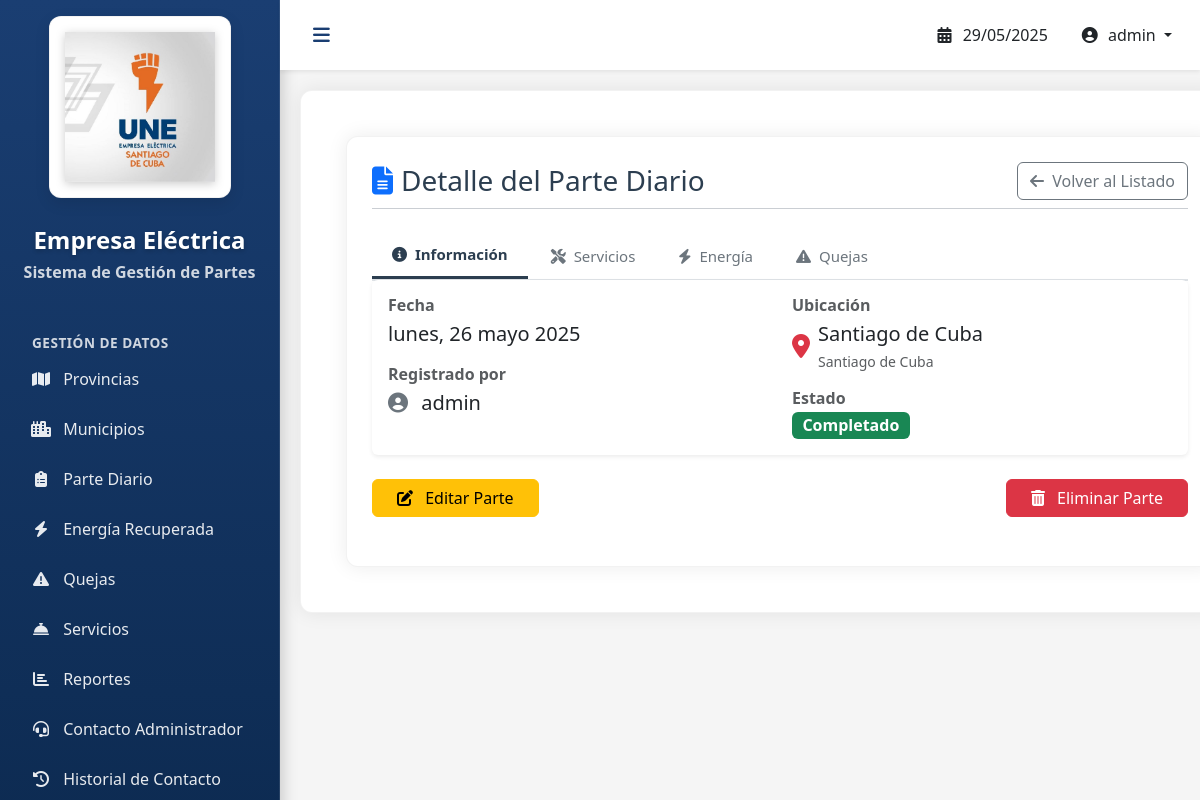
The app's page /parte/7/ (signed in) with its own data.
### ParteDiario/models.py (models this page shows, shortened)
class ParteDiario(models.Model):
    fecha = models.DateField(auto_now_add=True)
    usuario = models.ForeignKey(User, on_delete=models.CASCADE)
    municipio = models.ForeignKey(Municipio, on_delete=models.CASCADE)

class Municipio(models.Model):
    provincia = models.ForeignKey(Provincia, on_delete=models.CASCADE, null=True)
    nombre = models.CharField(max_length=50, unique=True)

class Provincia(models.Model):
    nombre = models.CharField(max_length=50, unique=True, null=True)

### ParteDiario/views.py (the view)
# urls.py: path('parte/<int:pk>/', ParteDiarioDetailView.as_view(), name='partediario-detail'),
class ParteDiarioDetailView(LoginRequiredMixin, DetailView):
    model = ParteDiario
    template_name = 'partediario/detail.html'
    context_object_name = 'parte'
    def get_context_data(self, **kwargs):
        context = super().get_context_data(**kwargs)
        parte = self.object
        context['servicios'] = ServicioRegistro.objects.filter(parte=parte)
        try:
            context['energia'] = EnergiaRecuperada.objects.get(parte=parte)
            context['energia'].diferencia = context['energia'].real_mwh - context['energia'].plan_mwh
        except EnergiaRecuperada.DoesNotExist:
            context['energia'] = None
        quejas = Queja.objects.filter(parte=parte)
        context['quejas'] = quejas
        if quejas.exists():
            context['total_quejas_recibidas'] = quejas.aggregate(Sum('recibidas'))['recibidas__sum']
            context['total_quejas_resueltas'] = quejas.aggregate(Sum('resueltas'))['resueltas__sum']
        else:
            context['total_quejas_recibidas'] = 0
            context['total_quejas_resueltas'] = 0
        return context

### templates/partediario/detail.html (shortened to what this page needs)
{% extends 'base.html' %}
{% block content %}
<div class="container-fluid">
    <div class="row mb-4">
        <div class="col-12">
            <div class="d-flex justify-content-between align-items-center">
                <h3 class="mb-0">
                    <i class="fas fa-file-alt me-2 text-primary"></i>Detalle del Parte Diario
                </h3>
                <div>
                    <a href="{% url 'partediario-list' %}" class="btn btn-outline-secondary">
                        <i class="fas fa-arrow-left me-1"></i> Volver al Listado
                    </a>
                </div>
            </div>
            <hr class="mt-2 mb-4">
            <div class="tabs">
                <div class="tab-header">
                    <button class="tab-btn active" onclick="openTab(event, 'tab-info')">
                        <i class="fas fa-info-circle me-1"></i> Información
                    </button>
                    <button class="tab-btn" onclick="openTab(event, 'tab-servicios')">
                        <i class="fas fa-tools me-1"></i> Servicios
                    </button>
                    <button class="tab-btn" onclick="openTab(event, 'tab-energia')">
                        <i class="fas fa-bolt me-1"></i> Energía
                    </button>
                    <button class="tab-btn" onclick="openTab(event, 'tab-quejas')">
                        <i class="fas fa-exclamation-triangle me-1"></i> Quejas
                    </button>
                </div>
                <div id="tab-info" class="tab-content active">
                    <div class="card shadow-sm">
                        <div class="card-body">
                            <div class="row">
                                <div class="col-md-6">
                                    <div class="info-item mb-3">
                                        <h6 class="text-muted mb-1">Fecha</h6>
                                        <p class="fs-5">{{ parte.fecha|date:"l, d F Y" }}</p>
                                    </div>
                                    <div class="info-item mb-3">
                                        <h6 class="text-muted mb-1">Registrado por</h6>
                                        <p class="fs-5">
                                            <i class="fas fa-user-circle me-2 text-secondary"></i>
                                            {{ parte.usuario.get_full_name|default:parte.usuario.username }}
                                        </p>
                                    </div>
                                </div>
                                <div class="col-md-6">
                                    <div class="info-item mb-3">
                                        <h6 class="text-muted mb-1">Ubicación</h6>
                                        <div class="d-flex align-items-center">
                                            <i class="fas fa-map-marker-alt me-2 text-danger fs-4"></i>
                                            <div>
                                                <p class="mb-0 fs-5">{{ parte.municipio.nombre }}</p>
                                                <small class="text-muted">{{ parte.municipio.provincia.nombre }}</small>
                                            </div>
                                        </div>
                                    </div>
                                    <div class="info-item">
                                        <h6 class="text-muted mb-1">Estado</h6>
                                        <span class="badge bg-success fs-6">Completado</span>
                                    </div>
                                </div>
                            </div>
                        </div>
                    </div>
                </div>
            </div>
            <div class="mt-4">
                <div class="d-flex justify-content-between">
                    <div>
                        <a href="{% url 'partediario-update' parte.pk %}" class="btn btn-warning px-4">
                            <i class="fas fa-edit me-2"></i> Editar Parte
                        </a>
                    </div>
                    <div>
                        <button class="btn btn-danger px-4" data-bs-toggle="modal" data-bs-target="#deleteParteModal">
                            <i class="fas fa-trash-alt me-2"></i> Eliminar Parte
                        </button>
                    </div>
                </div>
            </div>
        </div>
    </div>
</div>
{% endblock %}

### templates/base.html (shortened to what this page needs)
<!DOCTYPE html>
{% load static %}
<html lang="es">
<head>
    <link href="https://cdn.jsdelivr.net/npm/bootstrap@5.3.2/dist/css/bootstrap.min.css" rel="stylesheet">
    <link rel="stylesheet" href="https://cdnjs.cloudflare.com/ajax/libs/font-awesome/6.4.0/css/all.min.css">
</head>
<body>
    <div class="sidebar p-3" id="sidebar">
        <div class="d-flex flex-column align-items-center mb-4">
            <div class="logo-container">
                <a href="{% url 'dashboard' %}">
                    <img src="{% static 'img/logo.jpg' %}"
                         alt="Logo Empresa Eléctrica"
                         class="img-fluid"
                         style="max-height: 150px; filter: drop-shadow(0 2px 5px rgba(0,0,0,0.2));">
                </a>
            </div>
            <h4 class="text-center mt-2" style="color: white; text-shadow: 0 2px 4px rgba(0,0,0,0.2);">Empresa Eléctrica</h4>
            <h6 class="text-center" style="color: rgba(255,255,255,0.8);">Sistema de Gestión de Partes</h6>
        </div>
        <ul class="nav flex-column">
            <li class="nav-item mt-3">
                <small class="text-white fw-bold ps-3" style="font-size: 0.85rem; letter-spacing: 0.5px; text-transform: uppercase; opacity: 0.8;">Gestión de Datos</small>
            </li>
            <li class="nav-item">
                <a class="nav-link" href="{% url 'provincia-list' %}">
                    <i class="fas fa-map me-2"></i> Provincias
                </a>
            </li>
            <li class="nav-item">
                <a class="nav-link" href="{% url 'municipio-list' %}">
                    <i class="fas fa-city me-2"></i> Municipios
                </a>
            </li>
            <li class="nav-item">
                <a class="nav-link" href="{% url 'partediario-list' %}">
                    <i class="fas fa-clipboard-list me-2"></i> Parte Diario
                </a>
            </li>
            <li class="nav-item">
                <a class="nav-link" href="{% url 'energia-list' %}">
                    <i class="fas fa-bolt me-2"></i> Energía Recuperada
                </a>
            </li>
            <li class="nav-item">
                <a class="nav-link" href="{% url 'queja-list' %}">
                    <i class="fas fa-exclamation-triangle me-2"></i> Quejas
                </a>
            </li>
            <li class="nav-item">
                <a class="nav-link" href="{% url 'servicio-list' %}">
                    <i class="fas fa-concierge-bell me-2"></i> Servicios
                </a>
            </li>
            <li class="nav-item">
                <a class="nav-link" href="{% url 'reportes-list' %}">
                    <i class="fas fa-chart-bar me-2"></i> Reportes
                </a>
            </li>
            <li class="nav-item">
                <a class="nav-link" href="{% url 'contacto-admin' %}">
                    <i class="fas fa-headset me-2"></i> Contacto Administrador
                </a>
            </li>
            <li class="nav-item">
                <a class="nav-link" href="{% url 'contacto-list' %}">
                    <i class="fas fa-history me-2"></i> Historial de Contacto
                </a>
            </li>
        </ul>
    </div>
    <div class="main-content">
        <nav class="navbar navbar-expand bg-white shadow-sm">
            <button class="btn btn-link" id="sidebarToggle">
                <i class="fas fa-bars"></i>
            </button>
            <div class="navbar-nav ms-auto">
                <span class="nav-link text-dark me-3">
                    <i class="fas fa-calendar-alt me-1"></i>
                    {% now "d/m/Y" %}
                </span>
                <div class="dropdown">
                    <span class="nav-link dropdown-toggle text-dark" style="cursor: pointer;" data-bs-toggle="dropdown">
                        <i class="fas fa-user-circle me-1"></i>
                        {% if user.is_authenticated %}
                            {{ user.get_full_name|default:user.username }}
                        {% else %}
                            Usuario
                        {% endif %}
                    </span>
                </div>
            </div>
        </nav>
        <div class="container-fluid">
            {% block content %}{% endblock %}
        </div>
    </div>
</body>
</html>

### templates/base.html (style rules this page uses)
:root { --sidebar-width: 280px; --primary-color: #1a3e72; --secondary-color: #d62c1a; --hover-color: #b32415; --text-light: #f8f9fa; --text-dark: #2c3e50; }
body { font-family: 'Segoe UI', Tahoma, Geneva, Verdana, sans-serif; background-color: #f5f5f5; color: var(--text-dark); }
.sidebar { width: var(--sidebar-width); min-height: 100vh; background: linear-gradient(180deg, var(--primary-color) 0%, #0d2b52 100%); color: white; position: fixed; transition: all 0.3s; box-shadow: 2px 0 15px rgba(0, 0, 0, 0.2); border-right: 1px solid rgba(255, 255, 255, 0.1); }
.main-content { margin-left: var(--sidebar-width); transition: all 0.3s; background-color: #f5f5f5; min-height: 100vh; }
.nav-link { color: rgba(255, 255, 255, 0.9); border-radius: 6px; margin: 3px 0; padding: 10px 15px; transition: all 0.2s; font-weight: 500; }
.nav-link i { width: 20px; text-align: center; }
.navbar { background: white; box-shadow: 0 2px 15px rgba(0, 0, 0, 0.1); padding: 10px 20px; }
.btn-link { color: var(--primary-color); font-size: 1.2rem; }
.container-fluid { background-color: white; border-radius: 12px; box-shadow: 0 0 20px rgba(0, 0, 0, 0.08); margin: 20px; padding: 25px !important; border: 1px solid rgba(0, 0, 0, 0.05); }
.logo-container { background-color: white; padding: 15px; border-radius: 12px; box-shadow: 0 5px 15px rgba(0, 0, 0, 0.1); border: 1px solid rgba(0, 0, 0, 0.05); margin-bottom: 20px; transition: all 0.3s; }
h4, h5, h6 { color: var(--primary-color); font-weight: 600; }
.card { transition: all 0.3s; border: none; box-shadow: 0 3px 15px rgba(0, 0, 0, 0.05); }

### templates/partediario/detail.html (style rules this page uses)
.tabs { width: 100%; margin-bottom: 20px; }
.tab-header { display: flex; border-bottom: 2px solid #dee2e6; margin-bottom: -1px; overflow-x: auto; white-space: nowrap; }
.tab-btn { padding: 10px 20px; background: none; border: none; cursor: pointer; font-size: 15px; transition: all 0.3s; border-radius: 5px 5px 0 0; margin-right: 3px; color: #6c757d; font-weight: 500; }
.tab-btn.active { background: white; color: #2c3e50; border-bottom: 3px solid #2c3e50; font-weight: 600; }
.tab-content { display: none; padding: 0; animation: fadeEffect 0.3s; }
.tab-content.active { display: block; }

### records on screen
ParteDiario: fecha "lunes, 26 mayo 2025", usuario.get_full_name "admin", municipio.nombre "Santiago de Cuba", municipio.provincia.nombre "Santiago de Cuba"

### other values on screen
{{ user.get_full_name|default:user.username }} "admin"
